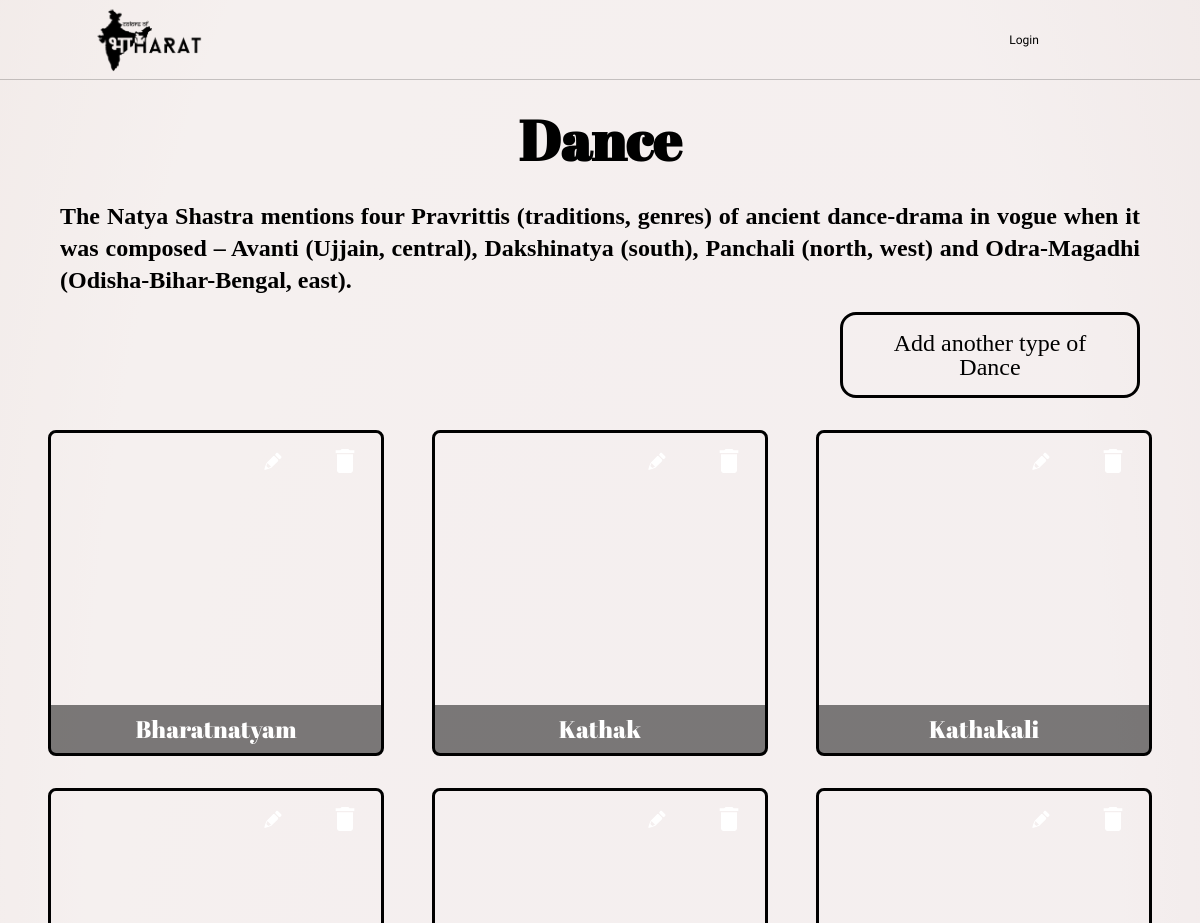
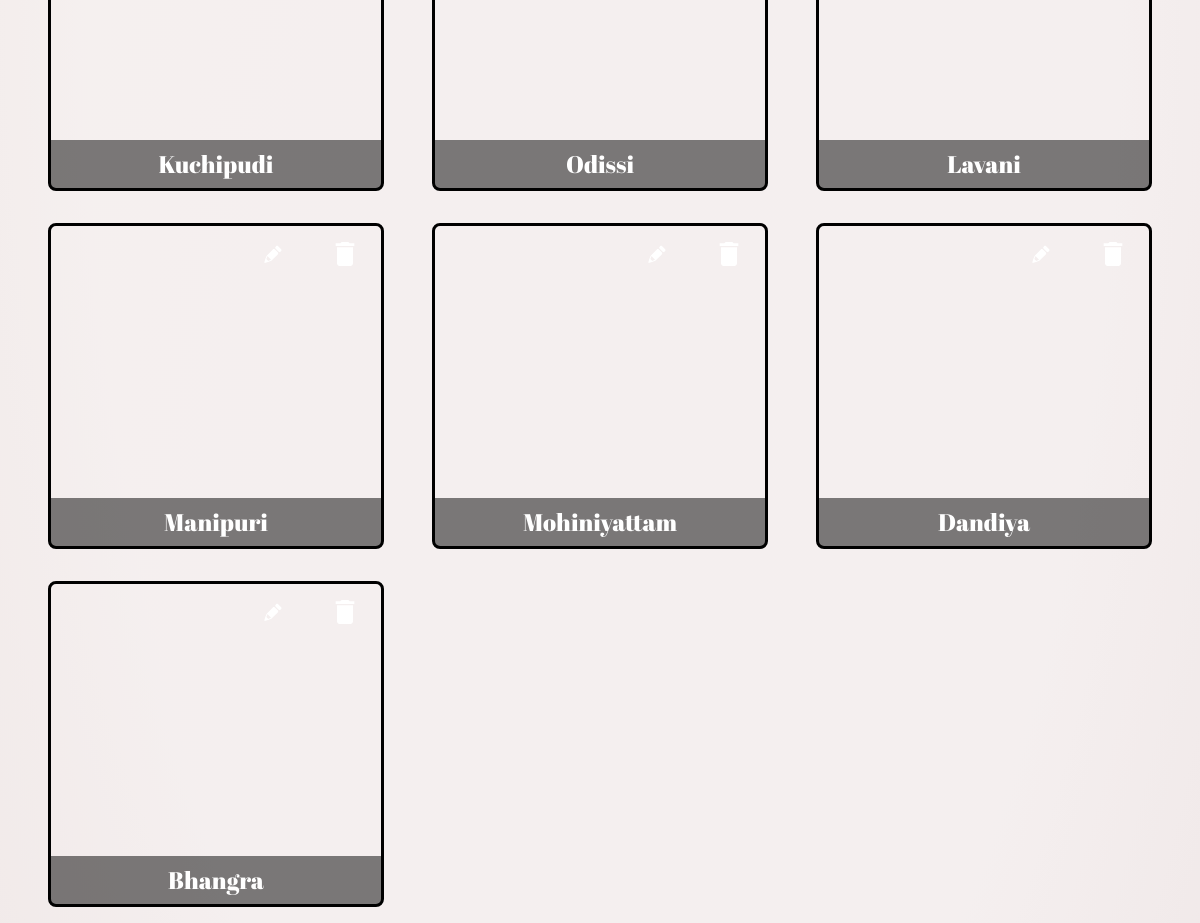
Screenshot of /catalog/1/items/ with the database file from the repository (2 pictures, top to bottom).
### database_setup.py (models this page shows, shortened)
class Category(Base):
    __tablename__ = 'category'
    id = Column(Integer, primary_key=True)
    name = Column(String(250), nullable=False)
    picture = Column(String)
    description = Column(String)
    user_id = Column(Integer, ForeignKey('user.id'))
    user = relationship(User)

class Item(Base):
    __tablename__ = 'item'
    name = Column(String(80), nullable=False)
    id = Column(Integer, primary_key=True)
    description = Column(String(250))
    picture = Column(String)
    category_id = Column(Integer, ForeignKey('category.id'))
    category = relationship(Category)

### application.py (the view)
@app.route('/catalog/<int:category_id>/items/')
def showItems(category_id):
    cat = session.query(Category).filter_by(id=category_id).one_or_none()
    ite = session.query(Item).filter_by(category_id=category_id).all()
    return render_template('items.html', cat=cat, ite=ite)

### templates/items.html (shortened to what this page needs)
<html>
<head>
    <link rel="stylesheet" href="{{url_for('static', filename='reset.css') }}">
    <link rel="stylesheet" type="text/css" href="{{url_for('static', filename='items.css') }}">
</head>
<body>
    <div class="topbar">
        <a href="/catalog">
        <div class="logo">
<img src="{{url_for('static',filename='logo.png')}}" id='logopng'>
        </div>
    </a>
        <div class="LoginButton">
            {%if 'username' not in session %}
            <a class="usrname" href="{{url_for('start')}}">Login </a> {% else %}
            <a class="usrname" href=#>
                <img src="{{session['picture']}}">
                <p>{{(session['username'])}}</p>
            </a>
            <a class="logoutbutton" href="{{url_for('logout')}}">Logout </a> {% endif %}
        </div>
    </div>
    <div class='main'>
        <div class='flash'> </div>
        <h1>{{cat.name}}</h1>
        {% if cat.description %}
        <h3>{{cat.description}}</h3>
        {% endif %}
        <div class="divnewItem">
        <a href="{{url_for('newItem',category_id=cat.id)}}"><p> Add another type of {{cat.name}}</p>
</a>
            </div>
        <ul class="container">
            {% for i in ite %}
            <li>
                <div class=subcontainer style="background: url('{{i.picture}}') ; background-size: cover;">
                    <a class='itemname' href="{{url_for('itemDescription',category_id=i.category_id,item_id=i.id)}}">
                        <p>{{i.name}} </p>
                    </a>
                    <a class='svgedit' href="{{url_for('editItem',category_id=i.category_id,item_id=i.id)}}"></a>
                    <a class='svgdelete' href="{{url_for('deleteItem',category_id=i.category_id,item_id=i.id)}}">
                            <svg version="1.1" class="Capa_1"  x="0px" y="0px"
                             width="459px" height="459px" viewBox="0 0 459 459" >
                                <g id="delete">
                                    <path id="pathsvgdelete" d="M76.5,408c0,28.05,22.95,51,51,51h204c28.05,0,51-22.95,51-51V102h-306V408z M408,25.5h-89.25L293.25,0h-127.5l-25.5,25.5
                                        H51v51h357V25.5z"/>
                                </g>
                            </svg>
                        </a>
                </div>
            </li>
            {% endfor %}
        </ul>
    </div>
</body>
</html>

### static/items.css (style rules this page uses)
body { background-image: radial-gradient(73% 147%, #EADFDF 59%, #ECE2DF 100%), radial-gradient(91% 146%, rgba(255,255,255,0.50) 47%, rgba(0,0,0,0.50) 100%); background-blend-mode: screen; background: -webkit-gradient(135deg, #f5f7fa 0%, #c3cfe2 100%); background: -webkit-radial-gradient(73% 147%, #EADFDF 59%, #ECE2DF 100%), radial-gradient(91% 146%, rgba(255,255,255,0.50) 47%, rgba(0,0,0,0.50) 100%); background: -moz-radial-gradient(73% 147%, #EADFDF 59%, #ECE2DF 100%), radial-gradient(91% 146%, rgba(255,255,255,0.50) 47%, rgba(0,0,0,0.50) 100%); display: grid; grid-template-rows:10vh 90vh; box-sizing: border-box; }
.topbar { border-bottom: 0.2vh solid rgba(0,0,0,0.2); grid-row-start: 1; grid-row-end: 2; display: grid; grid-template-columns: repeat(20, 1fr); }
.logo { margin: 1vh 2vw 1vh 8vw; grid-column-start:1; grid-column-end: 7; }
.logo img { grid-row-start: 1; grid-row-end:2; height: 8vh; }
.LoginButton { grid-column-start: 16; grid-column-end: 22; align-content: center; display: grid; grid-template-columns: 10fr 6fr; }
.LoginButton a { text-decoration: none; align-self: center; text-align: center; }
.usrname { grid-column-start: 1; grid-column-end: 2; font-family:'Limelight'; font-size:1vw; color:black; display: flex; -webkit-flex-flow: row; justify-content: space-around; }
.main { grid-row-start: 2; grid-row-end: 3; display: grid; grid-template-columns: repeat(20,1fr); grid-template-rows:1fr 1fr 1fr 1fr 20fr; }
.flash { color:green; text-align: center; padding:1vh 1vw; grid-row-start:1; grid-column:1/22; }
.main h1 { grid-row-start:2; grid-column:1/22; text-align: center; margin:2vh 2vw; font-size:7vh; font-family:'Abril Fatface'; }
.main h3 { text-align: justify; margin:2vh 5vw; font-size:3vh; line-height: 4vh; grid-row-start:3; grid-column:1/22; }
.divnewItem { border:solid; border-radius:2vh; align-content: center; grid-row:4/5; grid-column: 15/20; align-content: center; }
.divnewItem a { box-sizing: border-box; display: grid; grid-template-columns: auto-fill; grid-template-rows: 1fr; }
.divnewItem a p { padding:2vh 2vw; text-align: center; font-size:3vh; font-family: "Playfair Display"; color: black; grid-column: 1/2; grid-row: 1; }
.container { margin:2vh 2vw; grid-row-start:5; grid-column:1/22; display: grid; grid-template-columns: repeat(auto-fill, minmax(30vw, 1fr)); }
a { text-decoration: none; }
.subcontainer { list-style:none; border:solid; margin:2vh 2vw; height:40vh; border-radius: 1vh; align-content: center; align-items: center; display: grid; grid-template-columns:7fr 1fr 1fr; grid-template-rows: 1fr 8fr 1fr; }
ul li { list-style: none; }
.itemname { background: rgba(0,0,0,0.5); height:6vh; grid-row:3/4; grid-column:1/4 }
.itemname p { line-height: 6vh; font-family:'Abril Fatface'; font-size:3vh; color:white; text-align: center; }
.svgedit { grid-row: 1/2; grid-column: 2/3; }
.svgdelete { grid-row: 1/2; grid-column: 3/4 }
.Capa_1 { margin:2vh 2vw; width:2vw; height:2vw; }

### rows the page displays
Category: name "Dance", description "The Natya Shastra mentions four Pravrittis (traditions, genres) of ancient dance-drama in vogue when it was composed – Avanti (Ujjain, central), Dakshinatya (south), Panchali (north, west) and Odra-Magadhi (Odisha-Bihar-Bengal, east)."
Item: name "Bharatnatyam"
Item: name "Kathak"
Item: name "Kathakali"
Item: name "Kuchipudi"
Item: name "Odissi"
Item: name "Lavani"
Item: name "Manipuri"
Item: name "Mohiniyattam"
Item: name "Dandiya"
Item: name "Bhangra"
